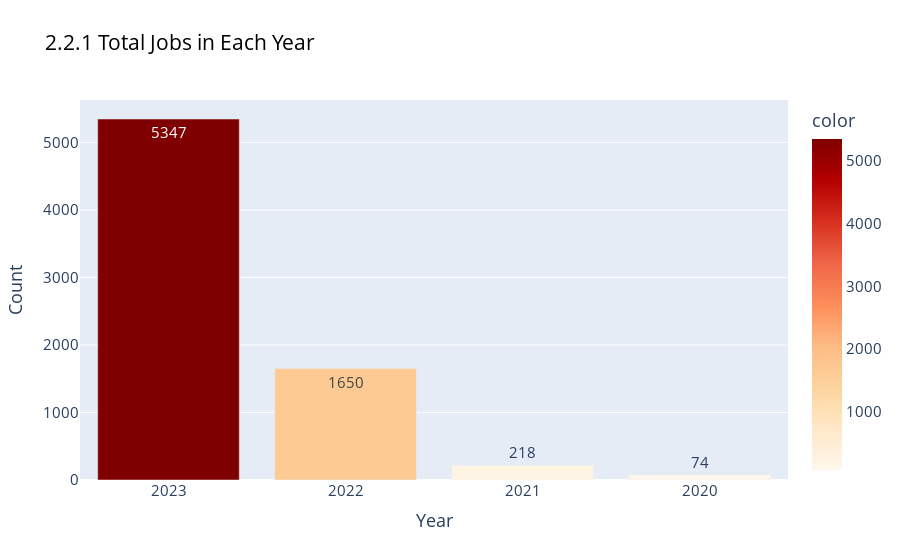

The notebook cell this image was saved under:
### Markdown cell above
##### 2.2.1 Work Year
Work year not only show the year of salary was paid also showing the total amount of jobs work in each year

### Code cell
# plot a bar chart how many data in each year
fig = px.bar( x = df['work_year'].value_counts().index,
              y = df['work_year'].value_counts().values,
              color = df['work_year'].value_counts().values,
              color_continuous_scale=px.colors.sequential.OrRd,
              text = df['work_year'].value_counts().values,
              title = '2.2.1 Total Jobs in Each Year')

fig.update_layout(xaxis_title="Year",
                  yaxis_title="Count",
                  showlegend=False)
fig.update_xaxes(type='category')
fig.update_layout(font = dict(size = 15),title_font_color="black",)
fig.show()

### Figure 1 — Plotly figure (JSON) as saved in the notebook; plotly's stock layout.template omitted (floating-point values rounded to 4 significant figures)
{"data": [{"alignmentgroup": "True", "hovertemplate": "x=%{x}<br>y=%{y}<br>text=%{text}<br>color=%{marker.color}<extra></extra>", "legendgroup": "", "marker": {"color": [5347, 1650, 218, 74], "coloraxis": "coloraxis", "pattern": {"shape": ""}}, "name": "", "offsetgroup": "", "orientation": "v", "showlegend": false, "text": [5347, 1650, 218, 74], "textposition": "auto", "type": "bar", "x": [2023, 2022, 2021, 2020], "xaxis": "x", "y": [5347, 1650, 218, 74], "yaxis": "y"}], "layout": {"barmode": "relative", "coloraxis": {"colorbar": {"title": {"text": "color"}}, "colorscale": [[0, "rgb(255,247,236)"], [0.125, "rgb(254,232,200)"], [0.25, "rgb(253,212,158)"], [0.375, "rgb(253,187,132)"], [0.5, "rgb(252,141,89)"], [0.625, "rgb(239,101,72)"], [0.75, "rgb(215,48,31)"], [0.875, "rgb(179,0,0)"], [1, "rgb(127,0,0)"]]}, "font": {"size": 15}, "legend": {"tracegroupgap": 0}, "showlegend": false, "title": {"font": {"color": "black"}, "text": "2.2.1 Total Jobs in Each Year"}, "xaxis": {"anchor": "y", "domain": [0, 1], "title": {"text": "Year"}, "type": "category"}, "yaxis": {"anchor": "x", "domain": [0, 1], "title": {"text": "Count"}}}}
